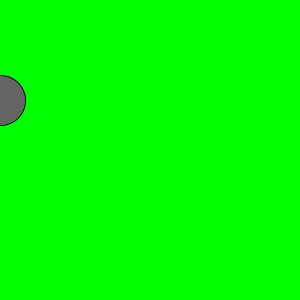
Frame 1 (no input)
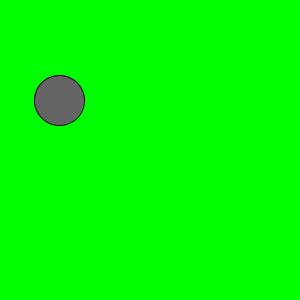
Frame 60 (the mouse pressed at the canvas centre just before this capture)
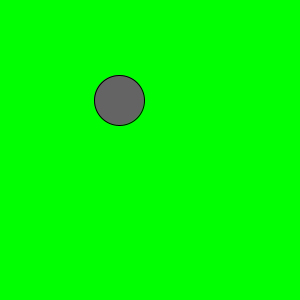
Frame 120 (the mouse held since frame 60 and released just before this capture)

The Processing sketch that drew these frames (run headless with seeded random() and noise(); from frame 60 on, the mouse is pressed at the canvas centre):

// Processing sketch: Animation
// ── Animation.pde
int x = 0;
void setup() {
  size(300, 300);
  fill(100);
}

void draw() {
  background (0, 255, 0);
  circle (x, 100, 50);
  x = x + 1;
  if (x > 275) {
    x = -25;
  }
}
